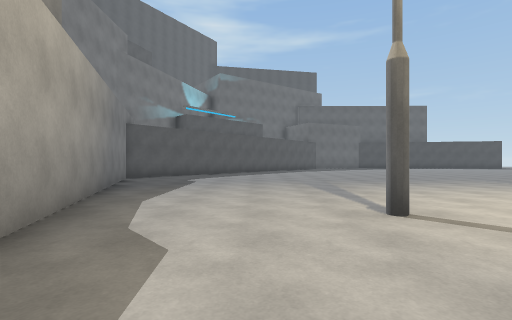
View 1 (above)

22 first-person views from a walk through a 3-D level made in the Unity game engine. The camera is 1.2 m above the floor, looks level and sees 85° across. The floor is counted in squares, 2 m on a side. Each view is taken from the middle of a square. On the plan, view 1 faces up. The plan holds only what a view shows up to about 9 squares ahead; the rest is blank. The place goes on beyond the plan. Surface patterns are stand-ins for the level's own textures.

View 2
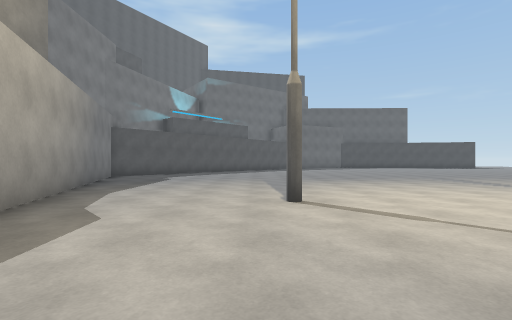

View 3
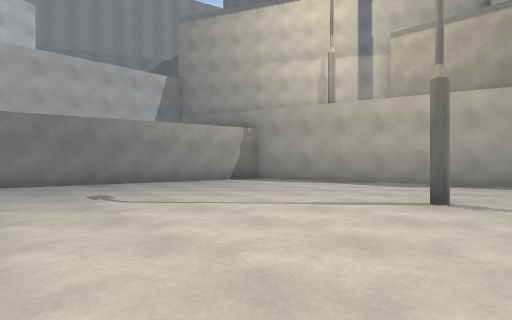

View 4
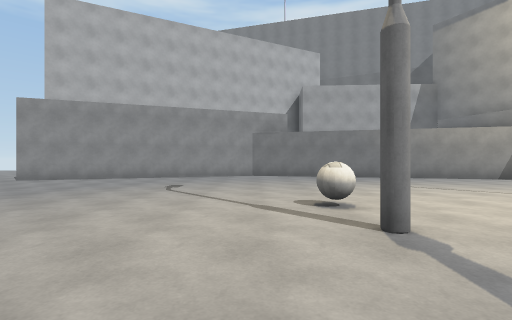

View 5
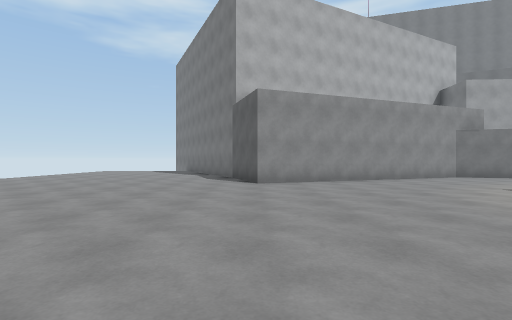

View 6
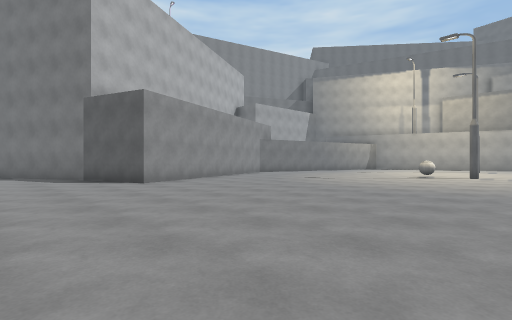

View 7
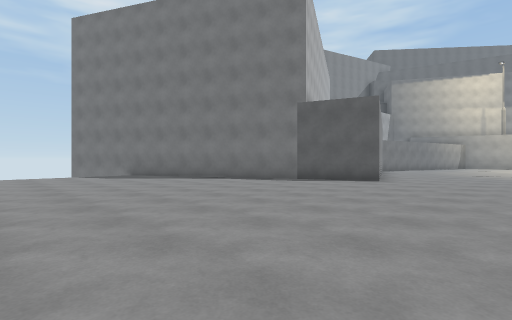

View 8
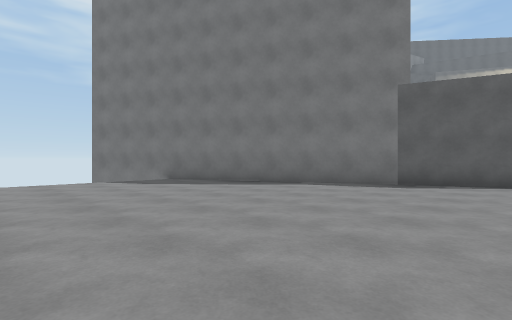

View 9
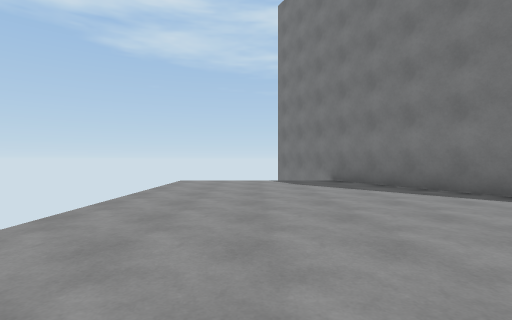

View 10
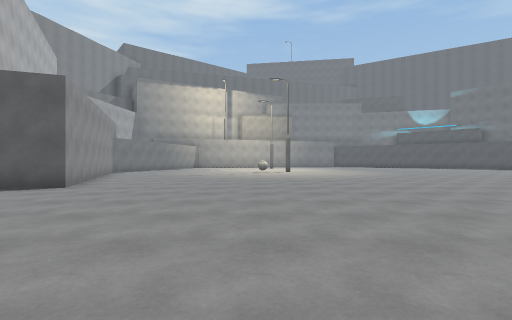

View 11
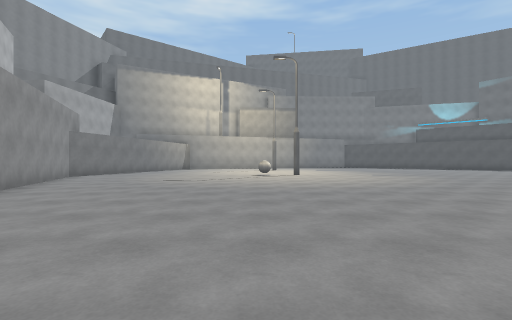

View 12
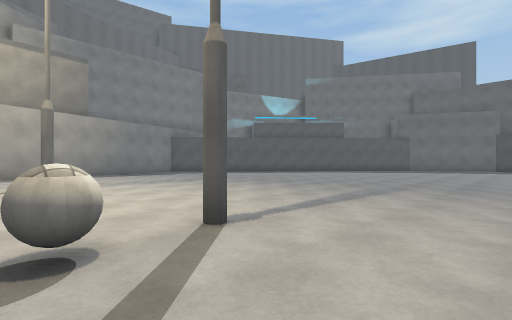

View 13
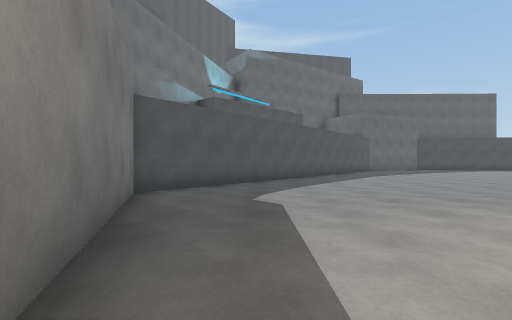

View 14
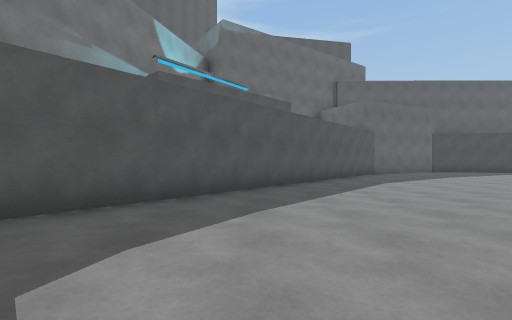

View 15
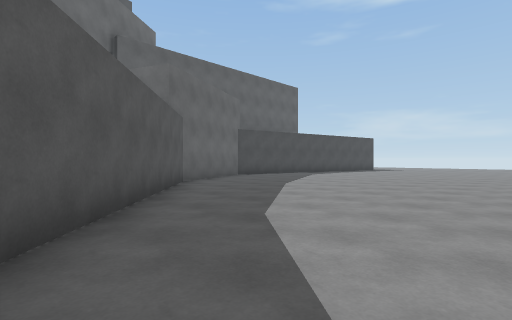

View 16
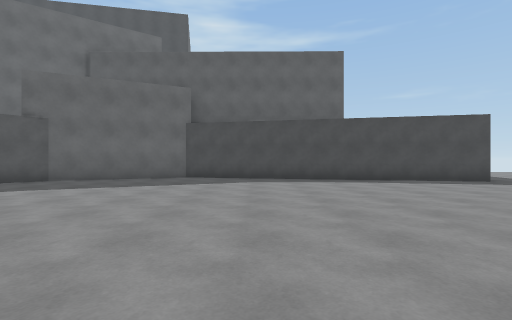

View 17
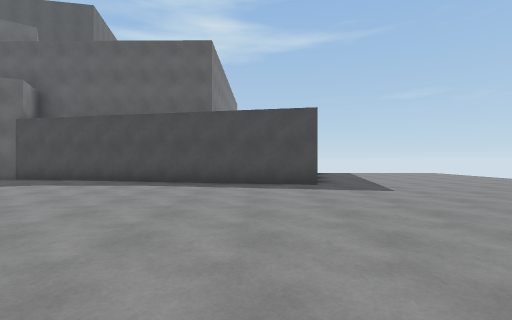

View 18
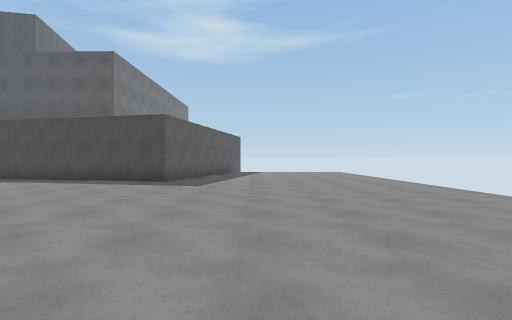

View 19
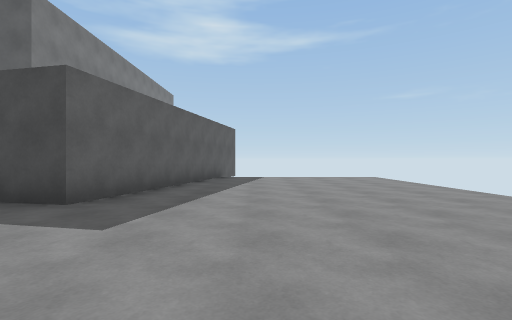

View 20
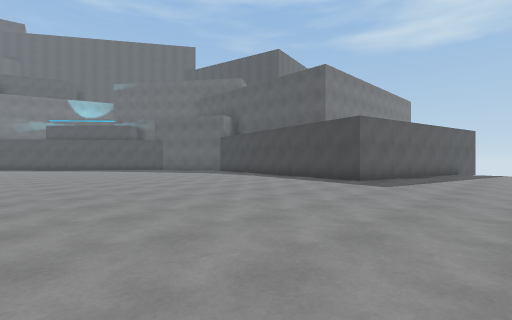

View 21
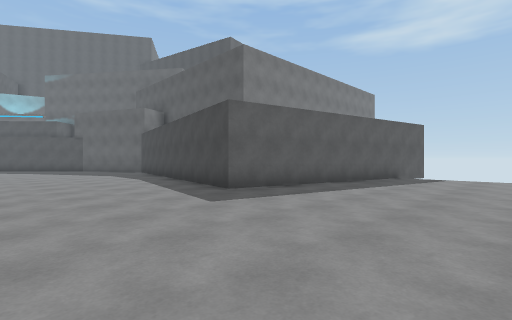

View 22
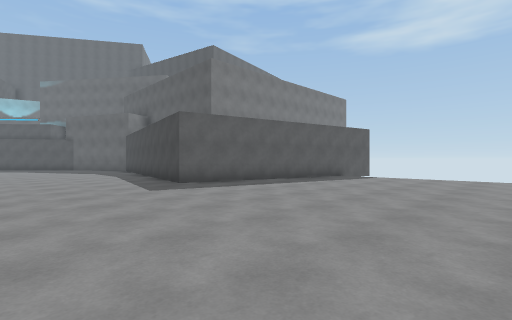

### Floor plan
Points are (right, up) in squares from view 1. A wall is a line through its corners. A room is listed if a view was taken in it or the views show most of it. See-through windows are left out.
Room 1 (views 1, 2, 3, 4, 5, 6, 7, 8, 9, 10, 11, 12, 13, 14, 15, 16, 17, 18, 19, 20, 21, 22)
walls: (9, -4.3) (15, -2.1) (15.8, -4.4) (19.2, -11); (17.7, 24.4) (16.5, 18.7) (7.6, 20.6) (4.1, 19) (-4.2, 9) (-0.5, -2.4) (5.8, -4)
objects: ball (7, 2)

Where each view was taken, in squares from view 1:
view 1: 0 up, 0 right, facing up
view 2: 1 down, 1 right, facing up
view 3: 4 up, 6 right, facing down-left
view 4: 6 up, 8 right, facing down
view 5: 5 up, 15 right, facing down
view 6: 5 up, 18 right, facing down-left
view 7: 1 up, 23 right, facing down-left
view 8: 2 down, 23 right, facing down-left
view 9: 2 down, 21 right, facing down
view 10: 2 up, 21 right, facing left
view 11: 2 up, 18 right, facing left
view 12: 2 up, 9 right, facing up-left
view 13: 4 up, 2 left, facing up
view 14: 7 up, 1 left, facing up
view 15: 12 up, 0 right, facing up-right
view 16: 11 up, 10 right, facing up
view 17: 12 up, 15 right, facing up
view 18: 11 up, 19 right, facing up
view 19: 15 up, 19 right, facing up
view 20: 11 up, 20 right, facing up-left
view 21: 15 up, 21 right, facing up-left
view 22: 15 up, 23 right, facing up-left
